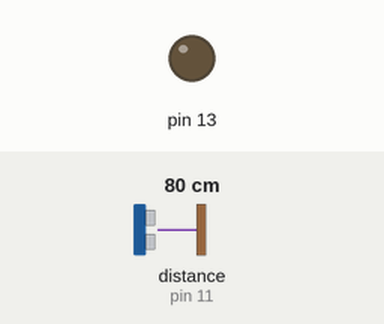
A sketch run on a simulated Arduino Uno, built with avr-gcc and run on an emulated ATmega328P. Shown: output pins drawn as LEDs (lit = HIGH). Inputs (shaded band) come from the test bench; at power-on: distance to the obstacle (sensor on pin 11) 80 cm. The echo pulse lasts 58.3 µs per cm; the ROS host is connected and sends only what is stated.

Above: at 1.2 s.
1.3 s: distance to the obstacle (sensor on pin 11) set to 11 cm
2.8 s: distance to the obstacle (sensor on pin 11) set to 8 cm
At 4.0 s:
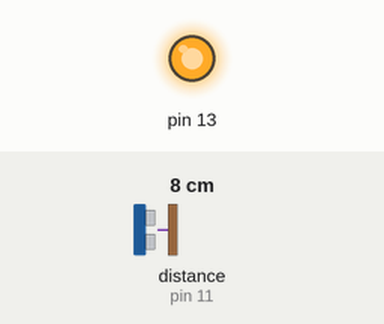
4.3 s: distance to the obstacle (sensor on pin 11) set to 6 cm
5.8 s: distance to the obstacle (sensor on pin 11) set to 3 cm
At 6.2 s:
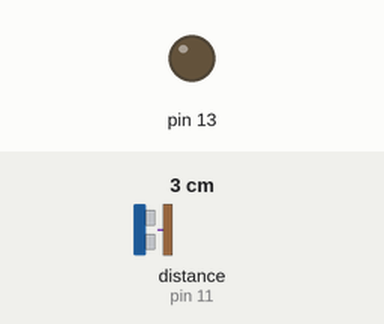
7.3 s: distance to the obstacle (sensor on pin 11) set to 9 cm
At 8.7 s:
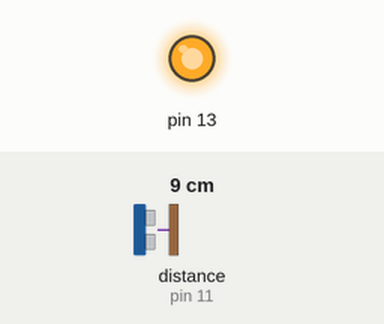
Timing chart, 0 to 9.8 s (numbered marks = the images above; inputs shaded):
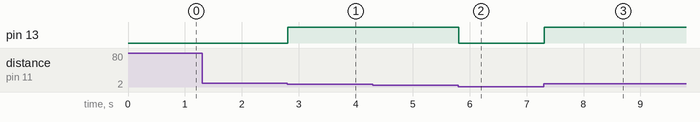

Measured:
- the behaviour switches between 10 and 9 cm on distance to the obstacle (sensor on pin 11) (found by bisection; images 0 and 1)
- the behaviour switches between 5 and 4 cm on distance to the obstacle (sensor on pin 11) (found by bisection; images 1 and 2)
- after the input at 1.3 s, every drawn part: stays the same
- after the input at 2.8 s, pin 13: LOW → HIGH at once
- after the input at 4.3 s, every drawn part: stays the same
- after the input at 5.8 s, pin 13: HIGH → LOW at once
- after the input at 7.3 s, pin 13: LOW → HIGH at once

The sketch:

sketch_apr30a.ino
```cpp
#include <ros.h>
#include <std_msgs/Int16.h>

#include <NewPing.h>

#define TRIGGER_PIN  12
#define ECHO_PIN     11
#define MAX_DISTANCE 200
#define THRESH_DISTANCE 6
#define GROUND_COVERED 14.3
#define HIGH_THRESH 9
#define LOW_THRESH 5

NewPing sonarL(12, 11, 200);

bool current_hit_state = false;
bool prev_hit_state = false;

ros::NodeHandle  nh;
std_msgs::Int16 vLeft, vRight;
ros::Publisher ard_odomR("ard_odomR", &vRight);
ros::Publisher ard_odomL("ard_odomL", &vLeft);
int temp;

void setup() {
  //nh.getHardware()->setBaud(4800);
  nh.initNode();
  nh.advertise(ard_odomL);
  pinMode(13, OUTPUT);
}

void loop() {
  delay(10);
  unsigned long int time_start;
  unsigned long int time_end;
  int distanceL = sonarL.ping_cm();
  if(distanceL >=5 && distanceL<=9)
    digitalWrite(13, HIGH);
  else
    digitalWrite(13,LOW);

  Serial.print("Ping: ");
  Serial.print(distanceL);
  Serial.println("cm");

  if(distanceL>=5 && distanceL<=9){
    digitalWrite(13, HIGH);
    current_hit_state = true;
  }else{
    digitalWrite(13, LOW);
    current_hit_state = false;
  }

  if(current_hit_state == true){
    if(prev_hit_state ==false){
      time_start = millis();
      prev_hit_state = true;
    }else{
      prev_hit_state = true;
    }
  }else{
     if(prev_hit_state ==true){
      prev_hit_state = false;
      time_end = (millis()-time_start);
      if(time_end/1000.0 > 0.05){
        temp = (int)(((float)(0.143)/(time_end/1000.0))/1);
        vLeft.data = temp;
        ard_odomL.publish(&vLeft);
        nh.spinOnce();
      }
    }else{
      prev_hit_state = false;
    }
  }


}
```
